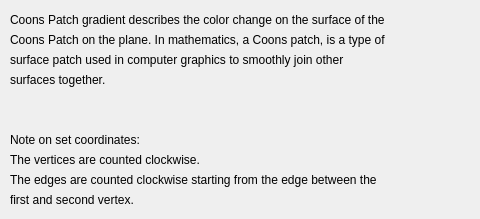
    <widget class="QWidget" name="page_5">
     <widget class="QLabel" name="label_32">
      <property name="geometry">
       <rect>
        <x>10</x>
        <y>10</y>
        <width>461</width>
        <height>20</height>
       </rect>
      </property>
      <property name="text">
       <string>Coons Patch gradient describes the color change on the surface of the</string>
      </property>
     </widget>
     <widget class="QLabel" name="label_58">
      <property name="geometry">
       <rect>
        <x>10</x>
        <y>30</y>
        <width>456</width>
        <height>20</height>
       </rect>
      </property>
      <property name="text">
       <string>Coons Patch on the plane. In mathematics, a Coons patch, is a type of</string>
      </property>
     </widget>
     <widget class="QLabel" name="label_59">
      <property name="geometry">
       <rect>
        <x>10</x>
        <y>50</y>
        <width>418</width>
        <height>20</height>
       </rect>
      </property>
      <property name="text">
       <string>surface patch used in computer graphics to smoothly join other</string>
      </property>
     </widget>
     <widget class="QLabel" name="label_62">
      <property name="geometry">
       <rect>
        <x>10</x>
        <y>70</y>
        <width>117</width>
        <height>20</height>
       </rect>
      </property>
      <property name="text">
       <string>surfaces together.</string>
      </property>
     </widget>
     <widget class="QLabel" name="label_63">
      <property name="geometry">
       <rect>
        <x>10</x>
        <y>130</y>
        <width>162</width>
        <height>20</height>
       </rect>
      </property>
      <property name="text">
       <string>Note on set coordinates:</string>
      </property>
     </widget>
     <widget class="QLabel" name="label_64">
      <property name="geometry">
       <rect>
        <x>10</x>
        <y>150</y>
        <width>459</width>
        <height>20</height>
       </rect>
      </property>
      <property name="text">
       <string>The vertices are counted clockwise.</string>
      </property>
     </widget>
     <widget class="QLabel" name="label_65">
      <property name="geometry">
       <rect>
        <x>10</x>
        <y>170</y>
        <width>457</width>
        <height>20</height>
       </rect>
      </property>
      <property name="text">
       <string>The edges are counted clockwise starting from the edge between the</string>
      </property>
     </widget>
     <widget class="QLabel" name="label_66">
      <property name="geometry">
       <rect>
        <x>10</x>
        <y>190</y>
        <width>152</width>
        <height>20</height>
       </rect>
      </property>
      <property name="text">
       <string>first and second vertex.</string>
      </property>
     </widget>
    </widget>
